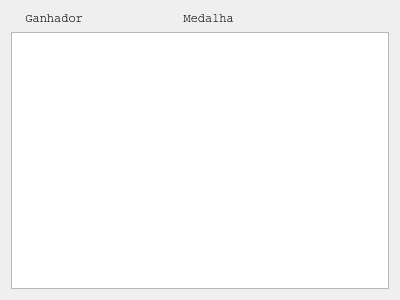
<?xml version="1.0" encoding="UTF-8"?>
<ui version="4.0">
 <class>CountryUserModalityMedalScreen</class>
 <widget class="QDialog" name="CountryUserModalityMedalScreen">
  <property name="geometry">
   <rect>
    <x>0</x>
    <y>0</y>
    <width>400</width>
    <height>300</height>
   </rect>
  </property>
  <property name="windowTitle">
   <string>Dialog</string>
  </property>
  <layout class="QGridLayout" name="gridLayout">
   <item row="2" column="0">
    <widget class="QListWidget" name="listWidget"/>
   </item>
   <item row="1" column="0">
    <widget class="QLabel" name="label">
     <property name="font">
      <font>
       <family>Courier</family>
      </font>
     </property>
     <property name="text">
      <string>  Ganhador              Medalha </string>
     </property>
    </widget>
   </item>
  </layout>
 </widget>
 <resources/>
 <connections/>
</ui>
